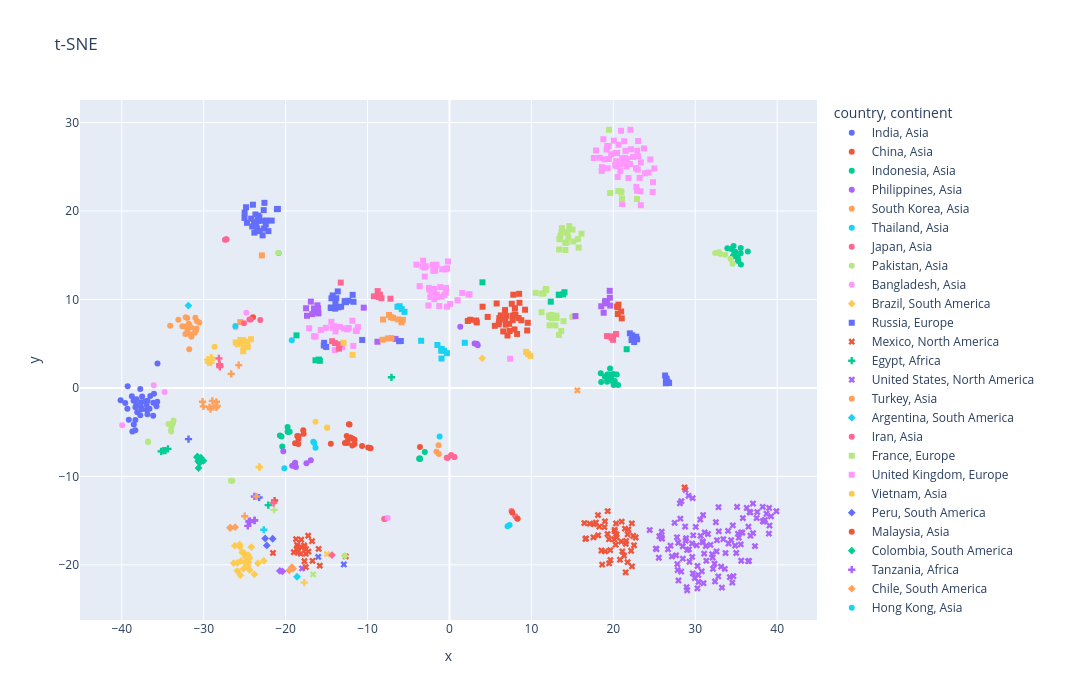

Write notebook code for a chart like this one.
### Markdown cell above
### Visualisierung mit Dimensionsreduktion

### Code cell
from sklearn.manifold import TSNE
from sklearn.preprocessing import StandardScaler

tsne = TSNE(n_components=2)

scaler = StandardScaler()
np_tsne = scaler.fit_transform(df.select_dtypes(np.number))
df_tsne = pd.DataFrame(tsne.fit_transform(np_tsne), columns=["x", "y"])

df_tsne = pd.concat([df.reset_index(drop=True), df_tsne], axis="columns")[["city", "country", "continent", "x", "y"]]

fig = px.scatter(
        data_frame=df_tsne,
        x="x",
        y="y",
        title=f"t-SNE",
        hover_name="city",
        color="country",
        symbol="continent",
        hover_data=["country","continent"],
        height=700,
        width=1100,
)
fig.show()
